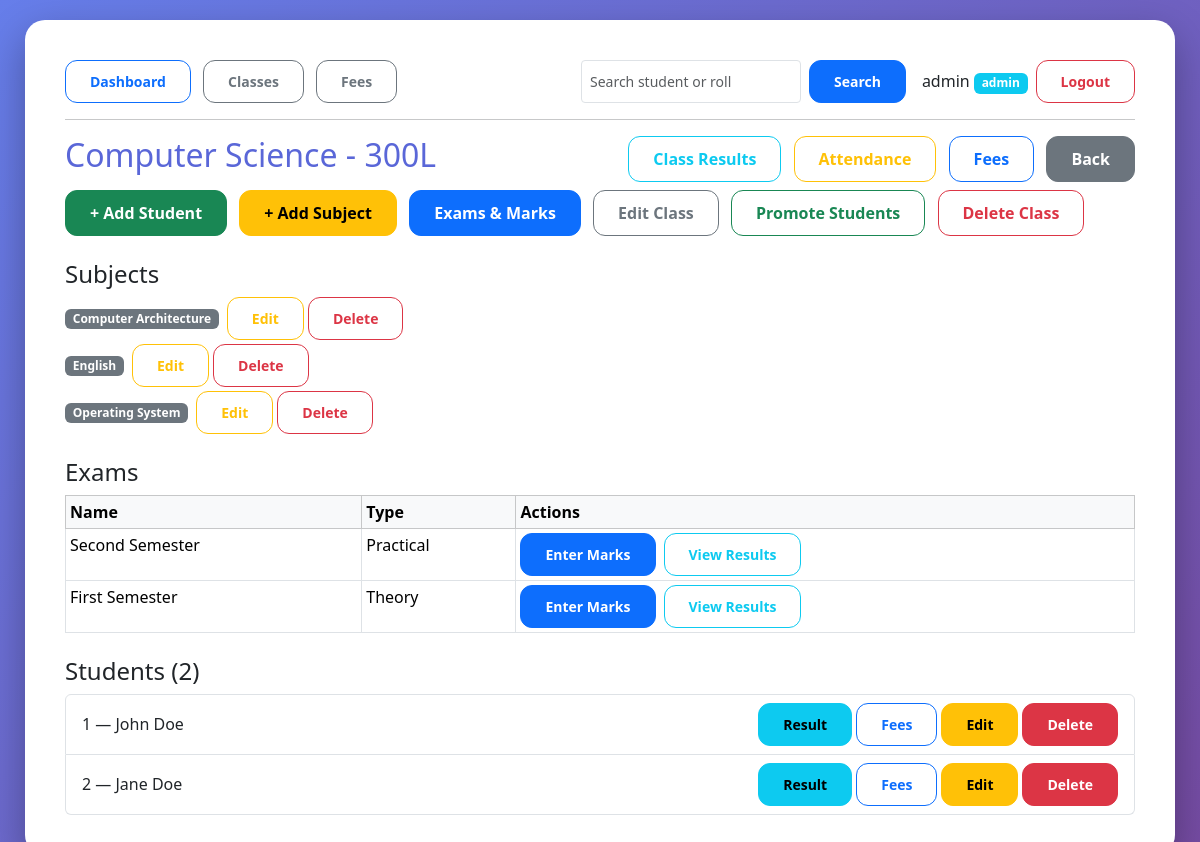
The page /class/1 (signed in) on the database its author committed.
### tables this page shows
CREATE TABLE users (
                id INTEGER PRIMARY KEY AUTOINCREMENT,
                username TEXT UNIQUE NOT NULL,
                password_hash TEXT NOT NULL,
                role TEXT NOT NULL CHECK (role IN ('admin', 'teacher'))
            );

CREATE TABLE exams (
                id INTEGER PRIMARY KEY AUTOINCREMENT,
                class_id INTEGER NOT NULL,
                name TEXT NOT NULL,
                exam_type TEXT,
                weight REAL DEFAULT 1.0,
                FOREIGN KEY(class_id) REFERENCES classes(id) ON DELETE CASCADE
            );

### app.py (the view)
@app.route("/class/<int:class_id>")
@login_required
def class_detail(class_id):
    with get_db() as db:
        cls = db.execute("SELECT * FROM classes WHERE id=?", (class_id,)).fetchone()
        if cls is None:
            abort(404)
        students = db.execute(
            "SELECT id,name,roll_no FROM students WHERE class_id=? ORDER BY roll_no",
            (class_id,),
        ).fetchall()
        subjects = db.execute(
            "SELECT id,subject_name FROM subjects WHERE class_id=? ORDER BY subject_name",
            (class_id,),
        ).fetchall()
        exams = db.execute(
            "SELECT id, name, exam_type FROM exams WHERE class_id=? ORDER BY id DESC",
            (class_id,),
        ).fetchall()
    stu = "".join(
        [
            "<li class='list-group-item d-flex justify-content-between align-items-center'>"
            f"<div>{escape(s['roll_no'])} — {escape(s['name'])}</div>"
            f"<div>"
            f"<a href='/result/{s['id']}' class='btn btn-sm btn-info me-1'>Result</a>"
            f"<a href='/fees/student/{s['id']}' class='btn btn-sm btn-outline-primary me-1'>Fees</a>"
        +
            (
                f"<a href='/student/{s['id']}/edit' class='btn btn-sm btn-warning me-1'>Edit</a>"
                f"<form method='post' action='/student/{s['id']}/delete' class='d-inline' "
                f"onsubmit=\"return confirm('Delete this student and all marks?');\">"
                f"<button class='btn btn-sm btn-danger'>Delete</button></form>"
                if g.user["role"] == "admin"
                else ""
            )
            +
            "</div></li>"
            for s in students
        ]
    )
    sub = "".join(
        [
            "<div class='d-flex align-items-center mb-1'>"
            f"<span class='badge bg-secondary me-2'>{escape(sub['subject_name'])}</span>"
            +
            (
                f"<a href='/subject/{sub['id']}/edit' class='btn btn-sm btn-outline-warning me-1'>Edit</a>"
                f"<form method='post' action='/subject/{sub['id']}/delete' class='d-inline' "
                f"onsubmit=\"return confirm('Delete this subject and all marks?');\">"
                f"<button class='btn btn-sm btn-outline-danger'>Delete</button></form>"
                if g.user["role"] == "admin"
                else ""
            )
            +
            "</div>"
            for sub in subjects
        ]
    )
    exams_html = "".join(
        [
            "<tr>"
            f"<td>{escape(e['name'])}</td>"
            f"<td>{escape(e['exam_type'] or '')}</td>"
            f"<td>"
            f"<a href='/enter_marks/{class_id}?exam_id={e['id']}' "
            f"class='btn btn-sm btn-primary me-2'>Enter Marks</a>"
            f"<a href='/class/{class_id}/results?exam_id={e['id']}' "
            f"class='btn btn-sm btn-outline-info'>View Results</a>"
            f"</td>"
            "</tr>"
            for e in exams
        ]
    )
    admin_controls = ""
    if g.user["role"] == "admin":
        admin_controls = f"""
        <a href="/class/{class_id}/edit" class="btn btn-outline-secondary me-2">Edit Class</a>
        <a href="/promote/{class_id}" class="btn btn-outline-success me-2">Promote Students</a>
        <form method="post" action="/class/{class_id}/delete" class="d-inline"
              onsubmit="return confirm('Delete this class and ALL its students, subjects, marks, etc.?');">
            <button class="btn btn-outline-danger">Delete Class</button>
        </form>
        """
    content = f"""
    <div class="d-flex justify-content-between align-items-center mb-2">
        <h2>{escape(cls['class_name'])} - {escape(cls['section'])}</h2>
        <div>
            <a href="/class/{class_id}/results" class="btn btn-outline-info me-2">Class Results</a>
            <a href="/attendance/{class_id}" class="btn btn-outline-warning me-2">Attendance</a>
            <a href="/fees/class/{class_id}" class="btn btn-outline-primary me-2">Fees</a>
            <a href="/classes" class="btn btn-secondary">Back</a>
        </div>
    </div>

    <div class="mb-3">
        <a href="/add_student/{class_id}" class="btn btn-success me-2">+ Add Student</a>
        <a href="/add_subject/{class_id}" class="btn btn-warning me-2">+ Add Subject</a>
        <a href="/exams/{class_id}" class="btn btn-primary me-2">Exams & Marks</a>
        {admin_controls}
    </div>

    <h4 class="mt-4">Subjects</h4>
    <div>{sub or "No subjects added yet"}</div>

    <h4 class="mt-4">Exams</h4>
    <table class="table table-sm table-bordered">
        <tr class="table-light"><th>Name</th><th>Type</th><th>Actions</th></tr>
        {exams_html or "<tr><td colspan='3' class='text-muted'>No exams yet.</td></tr>"}
    </table>

    <h4 class="mt-4">Students ({len(students)})</h4>
    <ul class="list-group">{stu or "<li class='list-group-item'>No students</li>"}</ul>
    """
    return render_template("base.html", content=content)

### app.py (called while the page is built)
def get_db():
    conn = sqlite3.connect(DB_NAME, timeout=30, check_same_thread=False)
    conn.row_factory = sqlite3.Row
    conn.execute("PRAGMA journal_mode=WAL;")
    conn.execute("PRAGMA foreign_keys = ON;")
    return conn

@app.before_request
def load_logged_in_user():
    user_id = session.get("user_id")
    if user_id is None:
        g.user = None
    else:
        with get_db() as db:
            g.user = db.execute(
                "SELECT id, username, role FROM users WHERE id=?",
                (user_id,),
            ).fetchone()

def login_required(view):
    @wraps(view)
    def wrapped_view(**kwargs):
        if g.user is None:
            flash("Login required.", "danger")
            return redirect("/login")
        return view(**kwargs)
    return wrapped_view

### templates/base.html (shortened to what this page needs)
<!DOCTYPE html>
<html>
<head>
    <link href="https://cdn.jsdelivr.net/npm/bootstrap@5.3.3/dist/css/bootstrap.min.css" rel="stylesheet">
    <link rel="stylesheet" href="{{ url_for('static', filename='css/styles.css') }}">
</head>
<body>
<div class="box">
    <div class="d-flex justify-content-between align-items-center mb-3">
        <div>
            <a href="/" class="btn btn-outline-primary btn-sm me-2">Dashboard</a>
            <a href="/classes" class="btn btn-outline-secondary btn-sm me-2">Classes</a>
            <a href="/fees" class="btn btn-outline-secondary btn-sm me-2">Fees</a>
        </div>
        <div class="d-flex align-items-center">
            <form class="d-flex me-3" method="get" action="/search">
                <input name="q" class="form-control form-control-sm me-2" placeholder="Search student or roll" required>
                <button class="btn btn-sm btn-primary">Search</button>
            </form>
            {% if g.user %}
                <span class="me-2">
                    {{ g.user['username'] }}
                    <span class="badge bg-info role-badge">{{ g.user['role'] }}</span>
                </span>
                <a href="/logout" class="btn btn-sm btn-outline-danger">Logout</a>
            {% else %}
                <a href="/login" class="btn btn-sm btn-outline-success">Login</a>
            {% endif %}
        </div>
    </div>
    <hr>
    {{ content|safe }}
</div>
</body>
</html>

### static/css/styles.css (style rules this page uses)
body { background: linear-gradient(135deg, #667eea, #764ba2); min-height: 100vh; padding: 20px; }
.box { background: white; border-radius: 20px; padding: 40px; max-width: 1150px; margin: auto; box-shadow: 0 15px 40px rgba(0,0,0,0.3); }
.btn { padding: 10px 24px; border-radius: 12px; font-weight: bold; }
h1,h2 { color: #5a67d8; }
.role-badge { font-size: 0.75rem; }

### rows shown on the page
users: user.username "admin", user.role "admin"
exams: exam_type "Computer Science - 300L Class Results Attendance Fees Back + Add Student + Add Subject Exams & Marks Edit Class Promote Students Delete Class Subjects Computer Architecture Edit Delete English Edit Delete Operating System Edit Delete Exams Name Type Actions Second Semester Practical Enter Marks View Results First Semester Theory Enter Marks View Results Students (2) 1 — John Doe Result Fees Edit Delete 2 — Jane Doe Result Fees Edit Delete"
